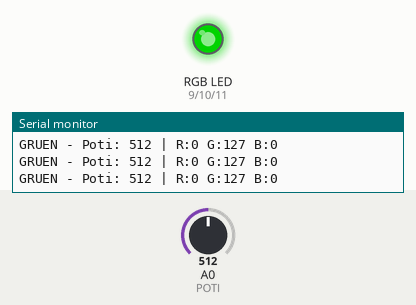
Recording of a sketch running on a simulated Arduino Uno, built with avr-gcc and run on an emulated ATmega328P. Shown: an RGB LED mixed from three pins (HIGH = lit), the last lines printed to the serial monitor. The inputs (shaded band) are chosen by the test bench; at power-on: A0 (POTI) = 512. Dim RGB values are drawn brighter than linear.

Above: at 1.2 s.
1.3 s: A0 (POTI) set to 716
At 2.0 s:
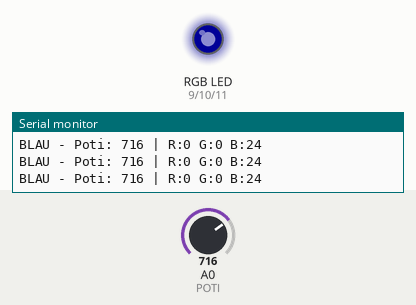
2.8 s: A0 (POTI) set to 306
At 3.5 s:
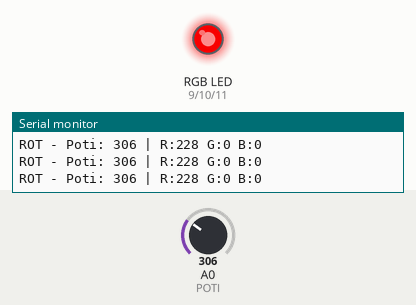
4.3 s: A0 (POTI) set to 122
At 5.1 s:
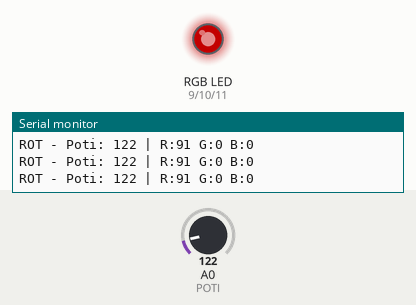
5.8 s: A0 (POTI) set to 0
At 6.7 s:
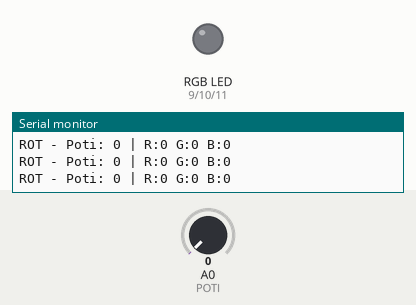
7.4 s: A0 (POTI) set to 324
At 8.2 s:
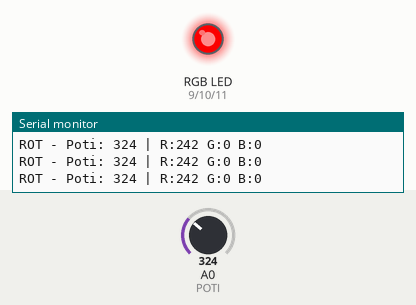
8.9 s: A0 (POTI) set to 349
At 9.8 s:
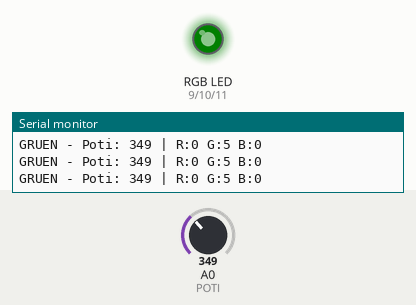
Timing chart, 0 to 11.4 s (numbered marks = the images above; inputs shaded):
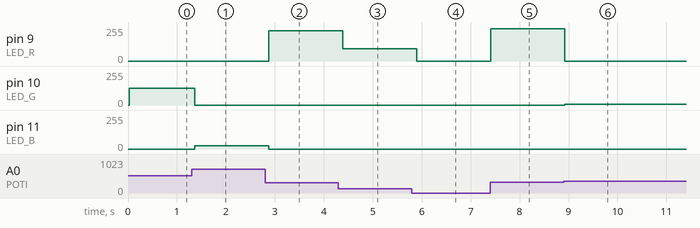

Measured:
- the behaviour switches between 341 and 342 on A0 (POTI) (found by bisection; images 5 and 6)
- after the input at 1.3 s, pin 10 (LED_G): 127/255 → 0/255 after 0.06 s; pin 11 (LED_B): 0/255 → 24/255 after 0.06 s
- after the input at 2.8 s, pin 9 (LED_R): 0/255 → 228/255 after 0.08 s; pin 11 (LED_B): 24/255 → 0/255 after 0.08 s
- after the input at 4.3 s, pin 9 (LED_R): 228/255 → 91/255 after 0.09 s
- after the input at 5.8 s, pin 9 (LED_R): 91/255 → 0/255 after 0.10 s
- after the input at 7.4 s, pin 9 (LED_R): 0/255 → 242/255 at once
- after the input at 8.9 s, pin 9 (LED_R): 242/255 → 0/255 at once; pin 10 (LED_G): 0/255 → 5/255 at once

The sketch:

challenge4_dimmer.ino
```cpp
// Challenge 4: Ein-Poti Farbsteuerung
// Ein einzelnes Potentiometer steuert alle drei Farben nacheinander:
// 0-341:     Rot (Intensitaet von 0 bis 255)
// 342-682:   Gruen (Intensitaet von 0 bis 255)
// 683-1023:  Blau (Intensitaet von 0 bis 255)

const int POTI = A0;    // Potentiometer an Analog-Pin A0

const int LED_R = 9;    // Rote LED an PWM-Pin 9
const int LED_G = 10;   // Gruene LED an PWM-Pin 10
const int LED_B = 11;   // Blaue LED an PWM-Pin 11

// Grenzen fuer die drei Farbbereiche
const int GRENZE_ROT = 341;     // 0 bis 341 = Rot
const int GRENZE_GRUEN = 682;   // 342 bis 682 = Gruen
// 683 bis 1023 = Blau

void setup() {
  // RGB-LED Pins als Ausgang
  pinMode(LED_R, OUTPUT);
  pinMode(LED_G, OUTPUT);
  pinMode(LED_B, OUTPUT);

  Serial.begin(9600);
  Serial.println("Ein-Poti Farbsteuerung gestartet!");
  Serial.println("0-341: Rot | 342-682: Gruen | 683-1023: Blau");
}

void loop() {
  // Poti-Wert lesen (0-1023)
  int potiWert = analogRead(POTI);

  // Farben zuruecksetzen
  int r = 0;
  int g = 0;
  int b = 0;

  // Bestimme welche Farbe aktiv ist
  if (potiWert <= GRENZE_ROT) {
    // Rot-Bereich: 0-341
    // Mappe auf 0-255 fuer Helligkeit
    r = map(potiWert, 0, GRENZE_ROT, 0, 255);
    Serial.print("ROT - ");
  }
  else if (potiWert <= GRENZE_GRUEN) {
    // Gruen-Bereich: 342-682
    // Mappe auf 0-255 fuer Helligkeit
    g = map(potiWert, GRENZE_ROT + 1, GRENZE_GRUEN, 0, 255);
    Serial.print("GRUEN - ");
  }
  else {
    // Blau-Bereich: 683-1023
    // Mappe auf 0-255 fuer Helligkeit
    b = map(potiWert, GRENZE_GRUEN + 1, 1023, 0, 255);
    Serial.print("BLAU - ");
  }

  // RGB-LED steuern
  analogWrite(LED_R, r);
  analogWrite(LED_G, g);
  analogWrite(LED_B, b);

  // Werte anzeigen
  Serial.print("Poti: ");
  Serial.print(potiWert);
  Serial.print(" | R:");
  Serial.print(r);
  Serial.print(" G:");
  Serial.print(g);
  Serial.print(" B:");
  Serial.println(b);

  delay(100);
}
```
